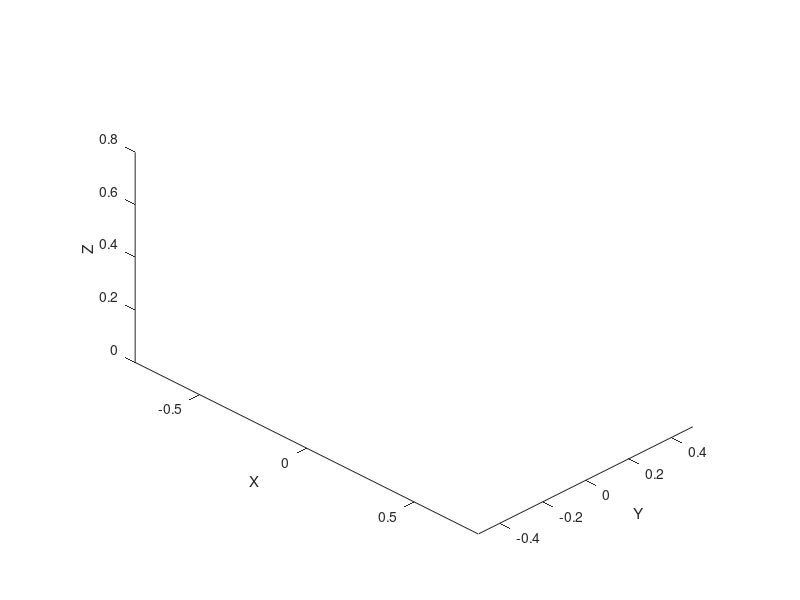

The MATLAB script that drew this image:
function ImpostazioneView

    view(45,30)
    axis equal
    xlabel('X');
    ylabel('Y');
    zlabel('Z');
    xlim([-0.8 0.8])
    ylim([-0.5 0.5])
    zlim([0 0.8])

end
